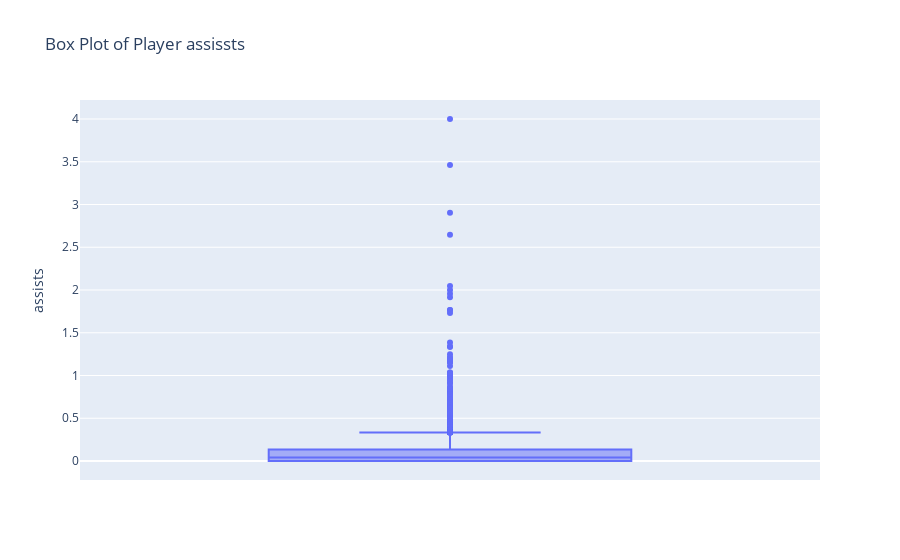

Write notebook code for a chart like this one.
### Code cell
# check outliers
fig = px.box(df, y='assists', title="Box Plot of Player assissts")

# Show the plot
fig.show()

### Figure 1 — Plotly figure (JSON) as saved in the notebook; plotly's stock layout.template omitted (floating-point values rounded to 4 significant figures; data arrays with more than 128 entries replaced by an {"elided": "..."} marker saying what was removed)
{"data": [{"alignmentgroup": "True", "hovertemplate": "assists=%{y}<extra></extra>", "legendgroup": "", "marker": {"color": "#636efa"}, "name": "", "notched": false, "offsetgroup": "", "orientation": "v", "showlegend": false, "type": "box", "x0": " ", "xaxis": "x", "y": {"elided": "10754 float values"}, "y0": " ", "yaxis": "y"}], "layout": {"autosize": true, "boxmode": "group", "legend": {"tracegroupgap": 0}, "title": {"text": "Box Plot of Player assissts"}, "xaxis": {"anchor": "y", "autorange": true, "domain": [0, 1], "range": [-0.5, 0.5], "type": "category"}, "yaxis": {"anchor": "x", "autorange": true, "domain": [0, 1], "range": [-0.2222, 4.222], "title": {"text": "assists"}, "type": "linear"}}}
